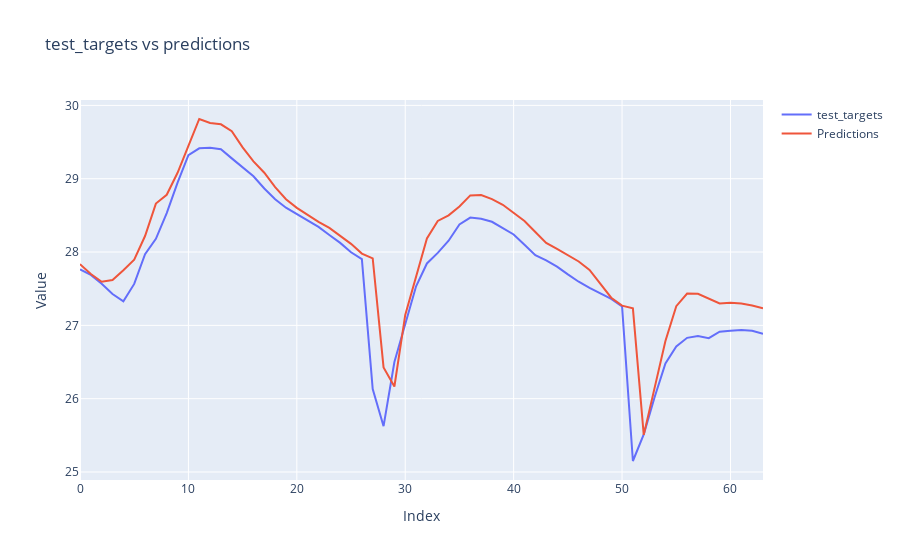

The notebook cell saved with this chart:
### Code cell
import plotly.graph_objects as go

def plt_pred(test_targets, predictions):
    fig = go.Figure()
    fig.add_trace(go.Scatter(y=test_targets, mode='lines', name='test_targets'))
    fig.add_trace(go.Scatter(y=predictions, mode='lines', name='Predictions'))
    fig.update_layout(title='test_targets vs predictions', xaxis_title='Index', yaxis_title='Value')
    fig.show()

plt_pred(inversed_targets.reshape(-1).tolist(), inversed_predictions.reshape(-1).tolist())

### Figure 1 — Plotly figure (JSON) as saved in the notebook; plotly's stock layout.template omitted (floating-point values rounded to 4 significant figures)
{"data": [{"mode": "lines", "name": "test_targets", "type": "scatter", "y": [27.76, 27.69, 27.57, 27.43, 27.33, 27.57, 27.97, 28.18, 28.53, 28.95, 29.32, 29.41, 29.42, 29.4, 29.28, 29.16, 29.03, 28.87, 28.72, 28.61, 28.51, 28.42, 28.34, 28.23, 28.12, 28.0, 27.9, 26.13, 25.62, 26.5, 27.02, 27.53, 27.84, 27.99, 28.15, 28.38, 28.47, 28.45, 28.41, 28.33, 28.24, 28.1, 27.96, 27.89, 27.8, 27.69, 27.6, 27.51, 27.44, 27.36, 27.26, 25.15, 25.51, 26.02, 26.48, 26.71, 26.83, 26.85, 26.83, 26.91, 26.93, 26.94, 26.93, 26.88]}, {"mode": "lines", "name": "Predictions", "type": "scatter", "y": [27.84, 27.7, 27.59, 27.62, 27.75, 27.9, 28.22, 28.66, 28.78, 29.08, 29.45, 29.81, 29.76, 29.74, 29.65, 29.43, 29.24, 29.08, 28.89, 28.72, 28.6, 28.5, 28.41, 28.33, 28.22, 28.11, 27.98, 27.91, 26.43, 26.17, 27.14, 27.65, 28.19, 28.42, 28.5, 28.62, 28.77, 28.78, 28.72, 28.64, 28.53, 28.42, 28.27, 28.12, 28.04, 27.96, 27.87, 27.76, 27.56, 27.38, 27.27, 27.23, 25.51, 26.14, 26.79, 27.26, 27.43, 27.43, 27.36, 27.3, 27.31, 27.3, 27.27, 27.23]}], "layout": {"title": {"text": "test_targets vs predictions"}, "xaxis": {"title": {"text": "Index"}}, "yaxis": {"title": {"text": "Value"}}}}
